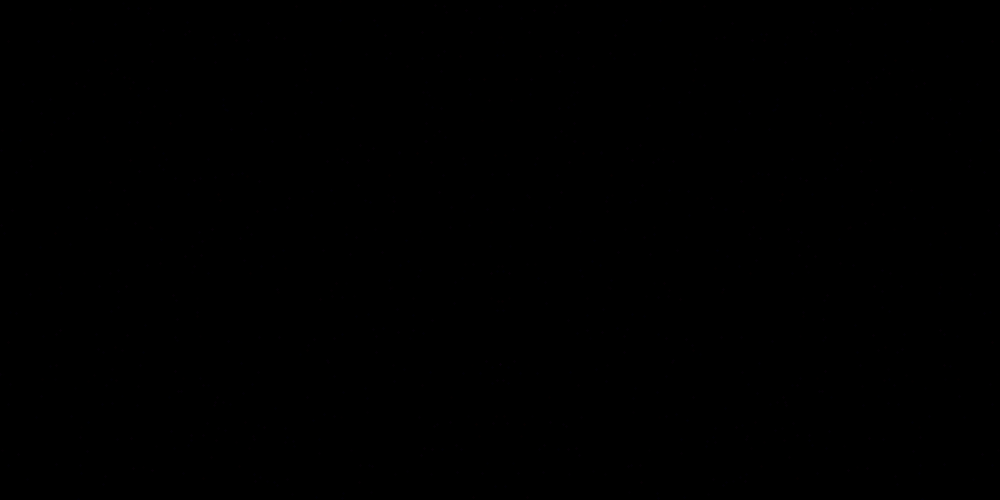
Frame 1 (no input)
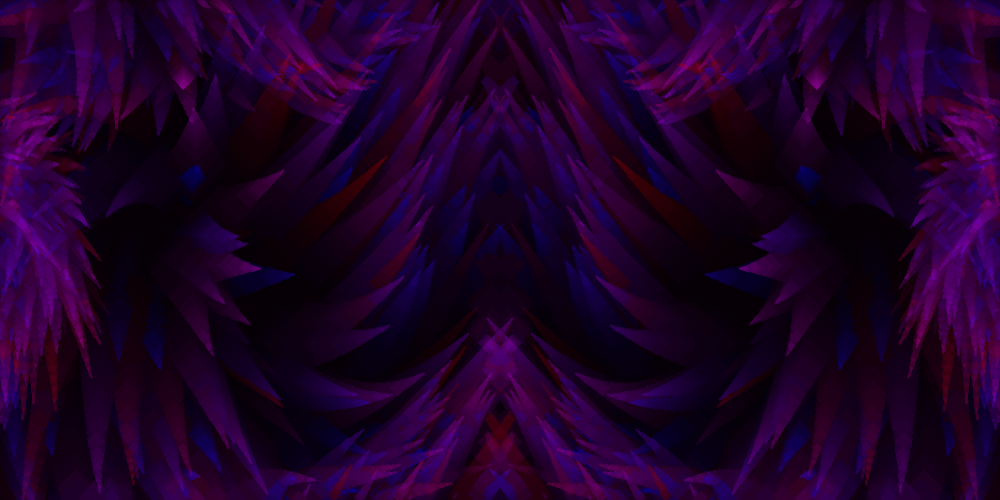
Frame 60 (the mouse pressed at the canvas centre just before this capture)
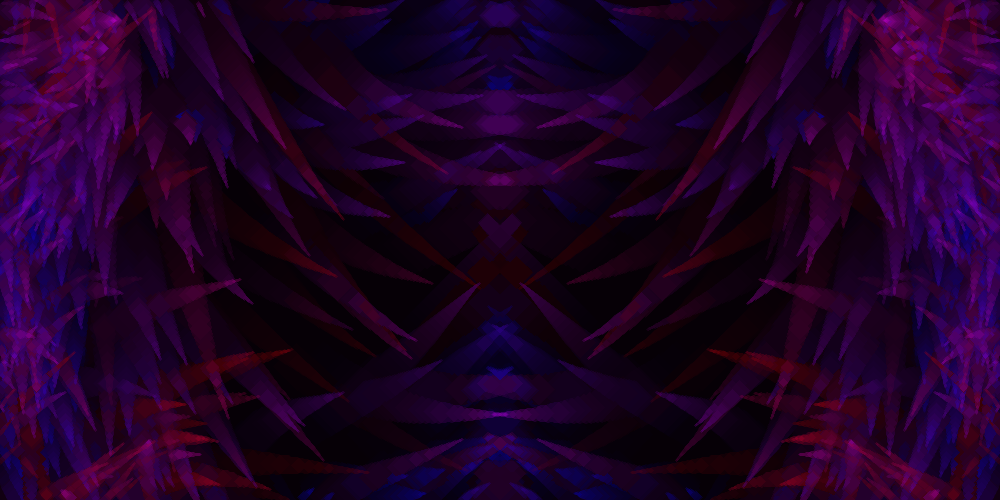
Frame 120 (the mouse held since frame 60 and released just before this capture)

The Processing sketch that drew these frames (run headless with seeded random() and noise(); from frame 60 on, the mouse is pressed at the canvas centre):

// Processing sketch: processing_13353
// ── processing_13353.pde


Particle[] particle ;
int NUMPARTICLES = 1000 ;
Wind wind ;

void setup() {
  frameRate(30) ;
  background( 0 ) ;
  size( 1000, 500 ) ;
  particle = new Particle[NUMPARTICLES] ;
  for ( int i = 0 ; i < NUMPARTICLES; i++) {
    particle[i] = new Particle(int(random(0,width)), int(random(0,height)), new PVector(0.0,0.0), color(random(0,255),0,min(random(0,500),255)));
  }
  wind = new Wind() ;
  
  cursor(CROSS) ;
  
  smooth() ;
}

void draw() {
  fade( color(0), 20 ) ;
  for ( int i = 0 ; i < NUMPARTICLES ; i++ ) {
    particle[i].render() ;
    particle[i].addToVector(wind.windAtLocation(particle[i].x(),particle[i].y(),frameCount)) ;
    particle[i].updateLocation() ;
   // particle[i].steerToTarget(new PVector(mouseX, mouseY)) ;
  }  
  filter(DILATE) ;
}

// Fades the screen towards colour fadeColour, with opacity fadeLevel
void fade( color fadeColor , int fadeLevel ) {
  noStroke(); fill(fadeColor, fadeLevel) ;
  rect(0,0, width,height) ;
}




// ==================== PARTICLE CLASS =======================
 
class Particle {

  int MAXVELOCITY = 5 ; 
  
  PVector location ;
  PVector vector ; 
  color particleColor ;
  
 // Creates an particle at location (x,y), with vector v and color c
  Particle(int x, int y, PVector v, color c) {
    location = new PVector(x,y) ;
    vector = v ;
    particleColor =  c ; 
  }
  
  void addToVector(PVector vectorToAdd) {
    vector.add(vectorToAdd) ;
    //NOTE - PLAYING AROUND WEIRD WAYS WITH SPEED ACCORDING TO COLOUR
    vector.limit(MAXVELOCITY*(1.5+red(particleColor)/255.0-blue(particleColor)/255.0)) ;
//    vector.limit(MAXVELOCITY) ;
  }
  
  void updateLocation() {
    location.add( vector ) ;
    location.x = ( location.x + width ) % width ;
    location.y = ( location.y + height ) % height ;
  }
  
  void steerToTarget(PVector target) {
    vector.limit(PVector.dist(target,location)) ;
    
    PVector targetVector = PVector.sub(target, location) ;
    targetVector.limit(0.2) ;
    addToVector( targetVector ) ;
  }
  
  void render() {
    stroke ( particleColor ) ;
    strokeWeight(0.2) ;
    if(location.x<width/2+10){
      line ( location.x,location.y, location.x+vector.x,location.y+vector.y ) ;
      line ( (width-location.x),location.y, (width-(location.x+vector.x)),location.y+vector.y ) ;
    }
  }
  
  int x() {
    return int(location.x) ;
  }
  
  int y() {
    return int(location.y) ;
  }
}



// ==================== WIND CLASS =======================

class Wind {
  int horizontalSeed ;
  int verticalSeed ;
  float SCALE = 0.002 ;
  PVector directionalWind = new PVector(0,0) ;

  Wind() {
    horizontalSeed = int(random(0,10000)) ;
    verticalSeed = int(random(0,10000)) ;
  }
  
  PVector windAtLocation(int x, int y, int time) {
    PVector returnWind ;
    returnWind = new PVector( noise(x*SCALE, y*SCALE, (horizontalSeed + time)*SCALE) - 0.5,
                        noise(x*SCALE, y*SCALE, (verticalSeed + time)*SCALE) - 0.5) ;
    returnWind.add(directionalWind) ;
    return returnWind ; 
  }
  
}
